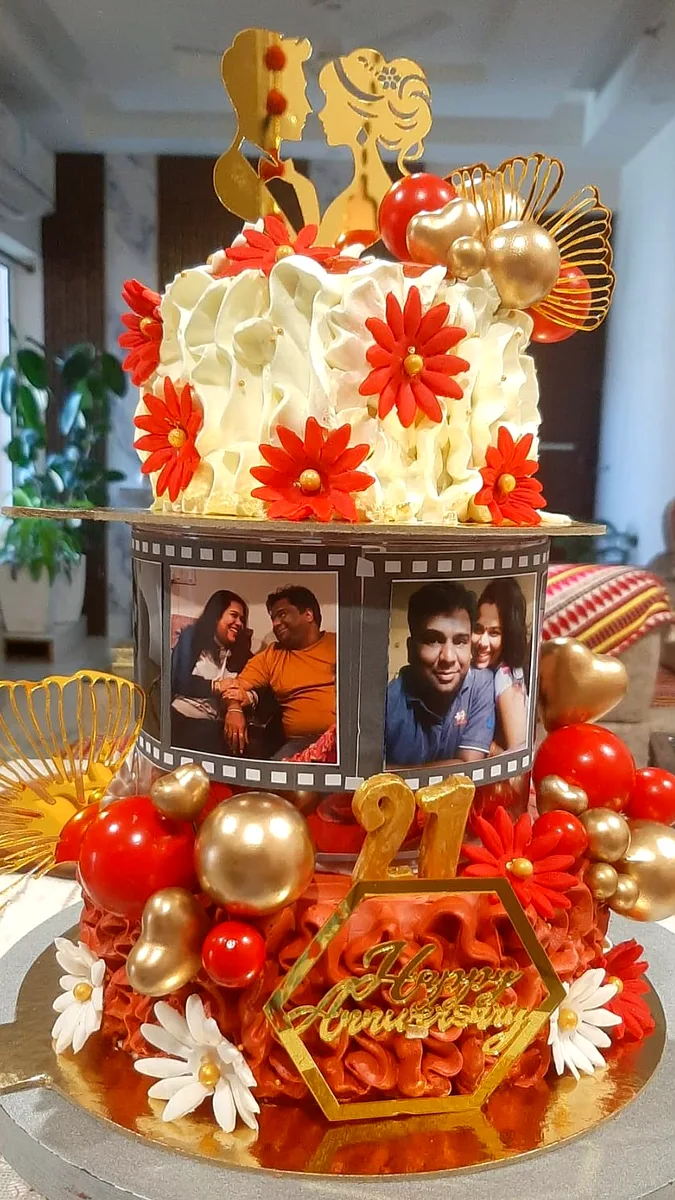
#> input picture images/21st-anniversary-photo-film-strip-cake.webp, 675 x 1200 px
$ python -i enhance_images.py   (imports and definitions only)
#> lines starting #> are read from the running program, lines starting #| are printed output that depends on the picture
import os
import json
from PIL import Image, ImageEnhance

# Configuration
IMAGES_DIR = 'images'
OUTPUT_DIR = 'images' # We will save them as .webp in the same folder
METADATA_FILE = 'cakes.json'
SCRIPT_JS = 'script.js'

def enhance_image(input_path, output_path):
    """
    Enhances an image for vibrancy and optimizes for web (WebP).
    Does NOT crop to maintain full visibility.
    """
#> called with output_path = 'out.png'
    try:
        with Image.open(input_path) as img:
            # 1. Resize if too large (max 1200px dimension)
#> img is the input picture: PIL image 675x1200 RGB; mean R, G, B 162.2, 114.1, 85.4
            max_size = 1200
            if max(img.size) > max_size:
                img.thumbnail((max_size, max_size), Image.LANCZOS)

            # 2. Convert to RGB if necessary (e.g. for PNG with alpha)
            if img.mode in ("RGBA", "P"):
                img = img.convert("RGB")

            # 3. Enhance Vibrancy (Saturation)
            # 1.25 is a 25% boost - noticeable but not overdone
            converter = ImageEnhance.Color(img)
            img = converter.enhance(1.25)
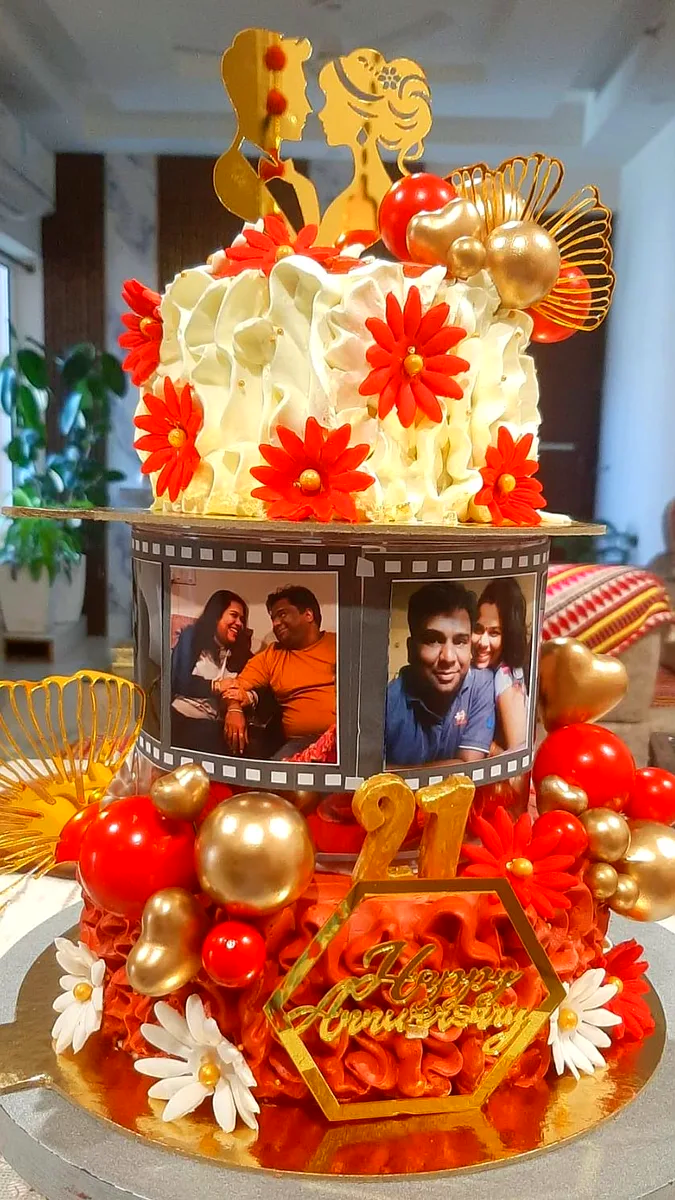
#> img: PIL image 675x1200 RGB; mean R, G, B 169.8, 111.2, 78.2

            # 4. Enhance Contrast
            # 1.1 is a 10% boost for depth
            contrast = ImageEnhance.Contrast(img)
            img = contrast.enhance(1.1)

            # 5. Sharpness (slightly crispier)
            sharpness = ImageEnhance.Sharpness(img)
            img = sharpness.enhance(1.2)

            # 6. Save as WebP
            img.save(output_path, 'WEBP', quality=82, optimize=True)
            return True
    except Exception as e:
        print(f"Error processing {input_path}: {e}")
        return False

# [107 lines left out: functions batch_process, sync_script_js, not called in this run]

# [3 lines not run here, left out]

>>> result = enhance_image('../../images/21st-anniversary-photo-film-strip-cake.webp', 'out.png')

$ run again, on images/42nd-anniversary-pink-butterfly-cake.webp
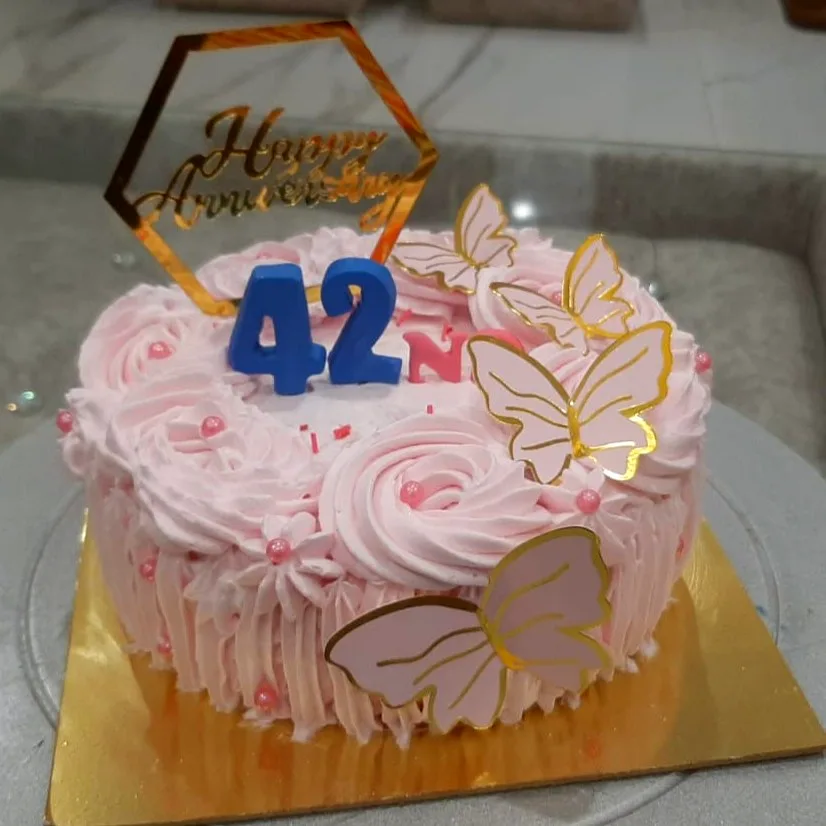
#> input picture images/42nd-anniversary-pink-butterfly-cake.webp, 826 x 826 px
#> in enhance_image, img is the input picture: PIL image 826x826 RGB; mean R, G, B 141.4, 120.9, 105.2
#> in enhance_image, `img = contrast.enhance(1.1)`:
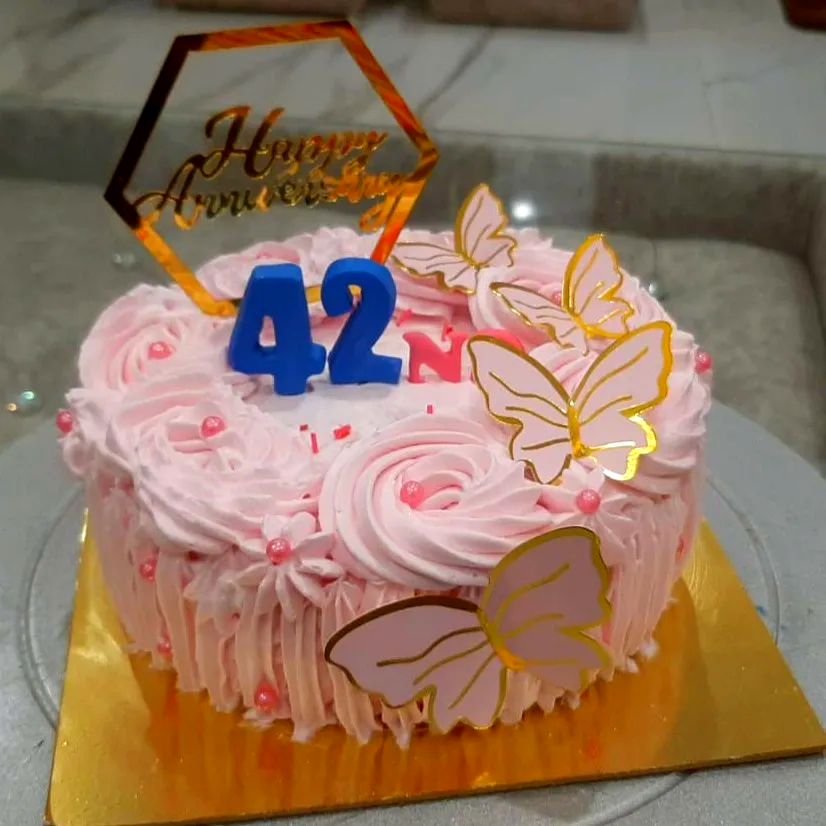
#> img: PIL image 826x826 RGB; mean R, G, B 146.6, 118.5, 98.1

$ run again, on images/astronaut-space-rocket-birthday-cake.webp
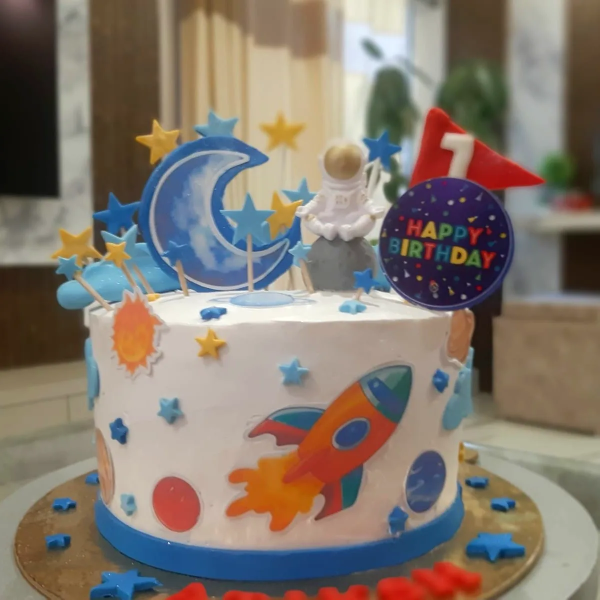
#> input picture images/astronaut-space-rocket-birthday-cake.webp, 1199 x 1199 px (shown at 1/2 size)
#> in enhance_image, img is the input picture: PIL image 1199x1199 RGB; mean R, G, B 131.4, 120.5, 110.3
#> in enhance_image, `img = converter.enhance(1.25)`:
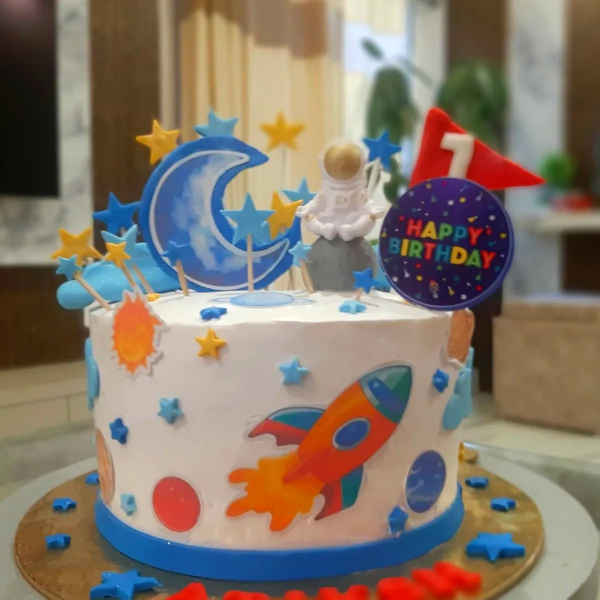
#> img: PIL image 1199x1199 RGB (shown at 1/2 size); mean R, G, B 133.2, 119.7, 107
